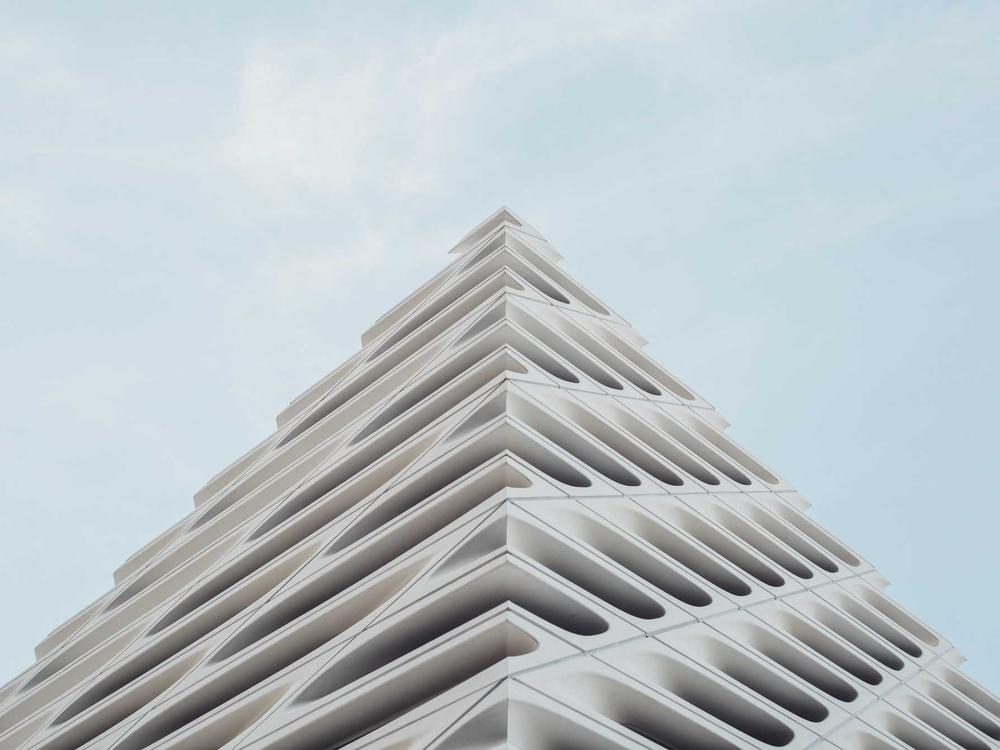
#> input picture backend/sql/seed_assets/photos/photo-01-lager-feuer.jpg, 1000 x 750 px; its folder holds only this picture in this run
$ python -i photo_similarity.py   (imports and definitions only)
#> lines starting #> are read from the running program, lines starting #| are printed output that depends on the picture
"""Phase 2 of the photo-culling feature: groups visually similar images using the
perceptual_hash already computed for the tenant-wide duplicate-upload warning (see
file_service.py's PERCEPTUAL_DUPLICATE_THRESHOLD/_closest_perceptual_match), and picks one
"best" image per group using the Phase 1 quality scores (photo_quality.py). Pure
computation over already-computed per-image data - no model, no DB/network access inside
the hash grouping; duplicate candidates additionally load normalized original pixels.
Hash grouping can run synchronously in the request path instead of
needing the dedicated worker container later phases will need: an int XOR + popcount per
pair costs a fraction of a microsecond, so even the O(n^2) pairwise comparison stays under
a second for the batch sizes (~1000 images) this feature targets. See
tests/test_photo_similarity.py for the benchmark MAX_GROUPING_IMAGES is based on.
"""

from __future__ import annotations

from dataclasses import dataclass
from datetime import datetime, timedelta
from pathlib import Path
from typing import Callable

import numpy as np
from PIL import Image, ImageFilter, ImageOps, UnidentifiedImageError

import imagehash

from app.services.photo_quality import composite_quality_score
from app.services.upload_pipeline import PERCEPTUAL_DUPLICATE_THRESHOLD

# Same "close enough to be a near-duplicate" threshold as upload_pipeline.py's tenant-wide
# duplicate-upload warning - one definition of "similar" across the feature rather than two
# independently-tuned ones (audit fix, 2026-09-17: this used to be its own separately-
# tuned SIMILARITY_HAMMING_THRESHOLD constant, despite the module docstring already
# claiming they were unified - no circular import actually blocks this: upload_pipeline.py
# has no reason to import this module back).
# Kandidatenfilter für Duplikate; erst der zusätzliche Pixelvergleich bestätigt Kopien.
# [1 line that did not run here, left out]

# Looser threshold for the "Ähnliche" tab: photo series (e.g. burst shots of the same scene)
# where the individual frames differ - pose, expression, framing - rather than just being a
# re-encode of one another. Wide enough to still catch those as one series, tight enough that
# unrelated photos of two different scenes don't merge. A hand-picked, adjustable value (out
# of the 64-bit hash's max distance of 64) rather than derived from SIMILARITY_HAMMING_THRESHOLD -
# revisit if real-world galleries turn out to need a different band.
SERIES_HAMMING_THRESHOLD = 14

# Der 64-Bit-pHash allein trennt Serien nicht zuverlässig: bei Tausenden Bildern liegen immer
# wieder zwei fremde Aufnahmen (z. B. ein Tag- und ein Nachtbild) zufällig innerhalb der
# Schwelle, und die Union-Find-Verkettung zieht dann ganze Gruppen zusammen. Jede Verbindung
# einer Serie muss darum zusätzlich zeitlich (EXIF) und farblich passen.
SERIES_MAX_CAPTURE_GAP = timedelta(minutes=10)
# Höchster RMS-Abstand (0–255) der mittleren Farben eines 4×4-Rasters (series_colors_match)
SERIES_MAX_COLOR_DISTANCE = 30.0
# Duplikat = dieselbe Aufnahme. Tragen beide Bilder eine EXIF-Aufnahmezeit, muss sie
# übereinstimmen (Serienbilder liegen Sekunden auseinander, Kopien behalten die Zeit).
DUPLICATE_MAX_CAPTURE_GAP = timedelta(seconds=1)

# Teil des gespeicherten Fingerabdrucks (file_service._similarity_fingerprint): eine Änderung
# der Gruppierungsregeln erzwingt eine Neuberechnung bestehender Ergebnisse.
SIMILARITY_RULES_VERSION = 2

# Safety cap for the synchronous grouping endpoint/service method - protects the shared,
# memory-constrained backend container from an unbounded O(n^2) computation blocking one of
# its two worker processes. Larger batches need the async worker Phase 3 introduces.
MAX_GROUPING_IMAGES = 1500

# Obergrenze der Hintergrundgruppierung je Mandant (FileService.refresh_similarity_results,
# job-worker): der paarweise Hash-Vergleich wächst quadratisch (10 000 Bilder ~50 Mio. Paare,
# einige Sekunden). Darüber zeigen die Tabs einen Hinweis statt eines Ergebnisses.
MAX_BACKGROUND_GROUPING_IMAGES = 10000


@dataclass(frozen=True)
class GroupableImage:
    id: int
    perceptual_hash: str | None
    sharpness_score: float | None
    exposure_score: float | None
    face_quality_score: float | None = None
    # EXIF-Aufnahmezeit; fehlt sie bei einem der Bilder, entfällt die Zeitprüfung
    taken_at: datetime | None = None


# [29 lines left out: functions capture_times_compatible, _quality_rank, sort_best_first, not called in this run]


def _hash_as_int(perceptual_hash: imagehash.ImageHash) -> int:
    return int("".join("1" if bit else "0" for bit in perceptual_hash.hash.flatten()), 2)


# [59 lines that did not run here, left out]


def duplicate_signature(path: "Path | BinaryIO") -> tuple[float, np.ndarray] | None:
    """Bildinhalt normalisieren; Auflösung, JPEG-Qualität, EXIF-Rotation und - wie der
    pHash-Kandidatenfilter selbst (siehe group_similar_images) - auch Schärfe/Blur
    tolerieren: ein unscharfes Serienbild derselben Aufnahme ist kein anderes Foto. Der
    Blur-Radius 2 glättet nur Kompressions- und Skalierungsrauschen. Ein Serienbild mit
    anderer Pose oder Schärfe ist kein Duplikat, sondern gehört unter «Ähnliche» (der
    frühere Radius 6 liess genau solche Serienbilder als Duplikate durch)."""
    try:
        with Image.open(path) as original:
#> original is the input picture: PIL image 1000x750 RGB; mean R, G, B 187.1, 196.1, 200.2
            image = ImageOps.exif_transpose(original).convert("RGB")
            ratio = image.width / image.height
#> ratio = 1.33
            image = image.resize((128, 128), Image.Resampling.LANCZOS)
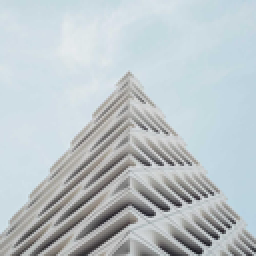
#> image: PIL image 128x128 RGB (shown 2 times larger); mean R, G, B 187.1, 196.1, 200.2
            image = image.filter(ImageFilter.GaussianBlur(radius=2))
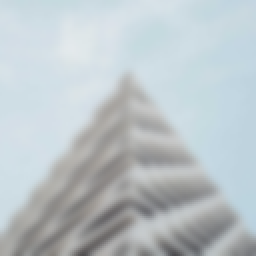
#> image: PIL image 128x128 RGB (shown 2 times larger); mean R, G, B 187.1, 196.1, 200.2
            return ratio, np.asarray(image, dtype=np.float32)
    except (OSError, UnidentifiedImageError, Image.DecompressionBombError):
        # Fehlende/unlesbare Originale sind kein Beleg für ein Duplikat.
        return None


# [43 lines left out: functions same_photo, series_colors_match, verified_duplicate_groups, not called in this run]

>>> result = duplicate_signature('../../sql/seed_assets/photos/photo-01-lager-feuer.jpg')

$ run again, on backend/sql/seed_assets/photos/photo-03-lager-wald.jpg
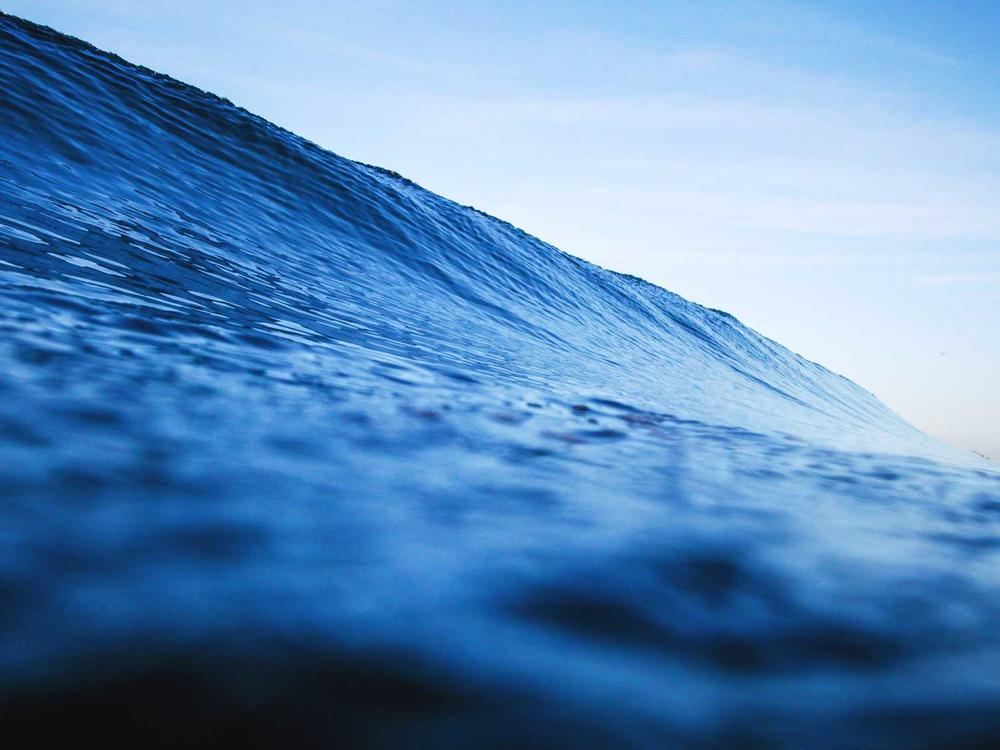
#> input picture backend/sql/seed_assets/photos/photo-03-lager-wald.jpg, 1000 x 750 px
#> in duplicate_signature, original is the input picture: PIL image 1000x750 RGB; mean R, G, B 93.1, 138.4, 184.8
#> in duplicate_signature, `image = image.resize((128, 128), Image.Resampling.LANCZOS)`:
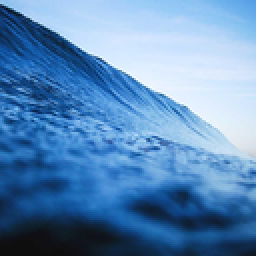
#> image: PIL image 128x128 RGB (shown 2 times larger); mean R, G, B 93.1, 138.4, 184.8
#> in duplicate_signature, `image = image.filter(ImageFilter.GaussianBlur(radius=2))`:
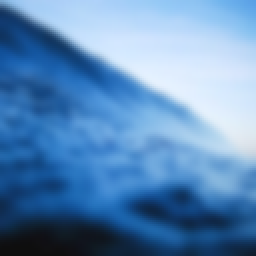
#> image: PIL image 128x128 RGB (shown 2 times larger); mean R, G, B 93.1, 138.3, 184.8
